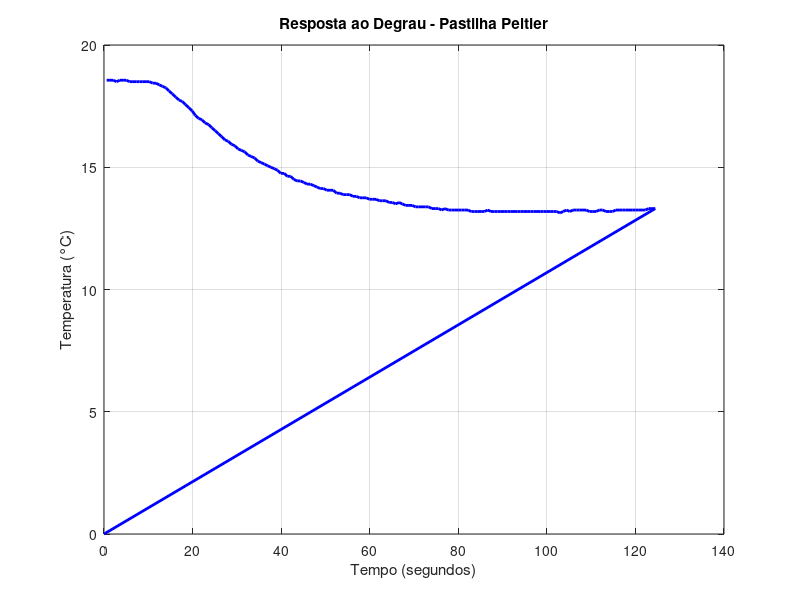

The MATLAB source for this figure:
% Carrega o arquivo do ensaio
dados = csvread('dados_ensaio.csv');
tempo = dados(:, 1);
temperatura = dados(:, 2);
pwm = dados(:, 3);

% Plota o ensaio em malha aberta
figure;
plot(tempo, temperatura, 'b', 'LineWidth', 2);
grid on;
title('Resposta ao Degrau - Pastilha Peltier');
xlabel('Tempo (segundos)');
ylabel('Temperatura (°C)');

% --- CÁLCULOS DA PLANTA ---
T_inicial = temperatura(1);
T_final = temperatura(end);
delta_y = T_final - T_inicial;
delta_u = 50; % Nosso PWM degrau aplicado

% 1. Ganho Estático (K)
K_planta = delta_y / delta_u;

% 2. Constante de Tempo (tau)[cite: 3]
valor_alvo = T_inicial + 0.632 * delta_y;
[~, idx_tau] = min(abs(temperatura - valor_alvo));
tau_planta = tempo(idx_tau) - 10; % Subtrai os 10s iniciais de atraso forçado

% 3. Tempo Morto (L)[cite: 3]
% Analise visualmente seu gráfico para refinar esse valor.
% É o tempo que demorou entre os 10 segundos (aplicação do degrau)
% e a reação perceptível do sensor. Exemplo padrão:
L_planta = 3.0;

% --- SINTONIA PID DE ZIEGLER-NICHOLS ---
Kp = (1.2 * tau_planta) / (K_planta * L_planta); %
Ti = 2 * L_planta; %
Td = 0.5 * L_planta; %

% Ganhos convertidos para a biblioteca do Arduino (PID_v1.h)[cite: 2]
Ki = Kp / Ti; %[cite: 2]
Kd = Kp * Td; %[cite: 2]

% Mostra os valores reais calculados no Command Window
fprintf('\n================ RESULTADOS ================\n');
fprintf('Modelo Obtido: G(s) = (%.4f / (%.2fs + 1)) * e^(-%.1fs)\n', K_planta, tau_planta, L_planta);
fprintf('--------------------------------------------\n');
fprintf('Valores reais para colar no seu código do Arduino:\n');
fprintf('double Kp = %.4f;\n', Kp);
fprintf('double Ki = %.4f;\n', Ki);
fprintf('double Kd = %.4f;\n', Kd);
fprintf('============================================\n');
